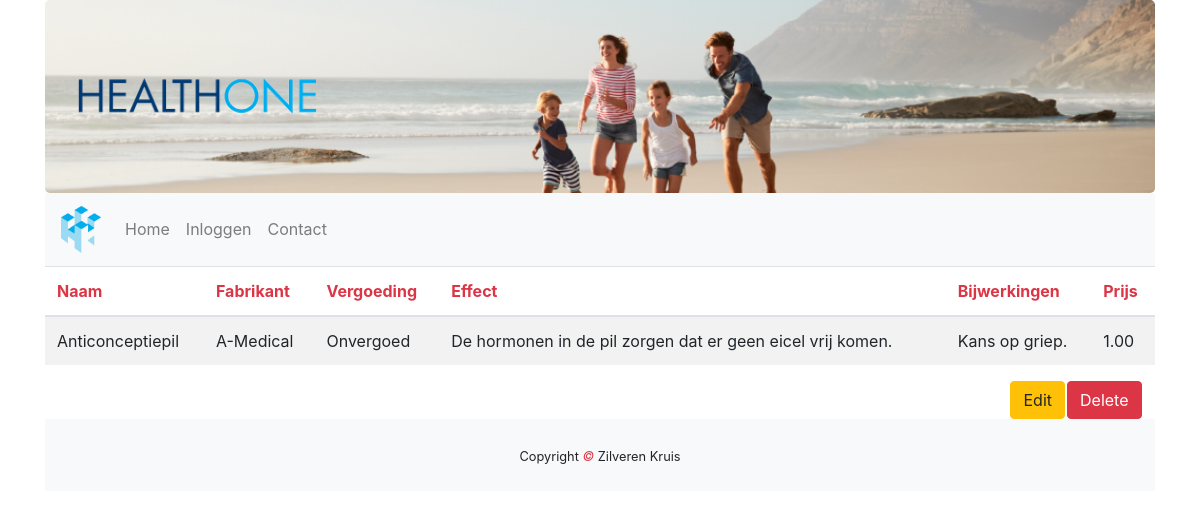
Screenshot of /zorgverzekeraar/medicijnen/overzicht/info.php?id=25 (signed in) with the database file from the repository.
### tables this page shows
CREATE TABLE `medicijn` (
  `id` int(11) NOT NULL,
  `naam` varchar(45) DEFAULT NULL,
  `fabrikant` varchar(50) DEFAULT NULL,
  `vergoeding` tinyint(1) NOT NULL DEFAULT 0,
  `bijwerkingen` varchar(255) DEFAULT NULL,
  `effect` varchar(255) DEFAULT NULL,
  `prijs` double(10,2) DEFAULT NULL
);

### zorgverzekeraar/medicijnen/overzicht/info.php (the view, shortened to what this page needs)
<!DOCTYPE html>
<html lang="en">
<head>
    <link rel="stylesheet" href="https://maxcdn.bootstrapcdn.com/bootstrap/4.3.1/css/bootstrap.min.css">
    <link rel="stylesheet" href="../../../css/index.css">
</head>
<body>
<div class="container">
    <div class="jumbotron text-center">
    <div class="row">
        <div class="col-sm-3">
            <img class="d-none d-sm-block img-fluid" src="../../../img/healthtwo_text_transparent.png" alt="Logo">
        </div>
    </div>
</div>
<nav class="navbar navbar-expand-sm bg-light navbar-light sticky-top">
    <a class="navbar-brand" href="../../../index.php">
        <img class="navbrand" src="../../../img/healthtwo_logo_transparent.png" alt="Logo">
    </a>
    <div class="collapse navbar-collapse" id="collapse_target">
        <ul class="navbar-nav">
            <li class="nav-item">
                <a class="nav-link" href="../../../index.php">Home</a>
            </li>
            <li class="nav-item">
                <a class="nav-link" href="#">Inloggen</a>
            </li>
            <li class="nav-item">
                <a class="nav-link" href="../../../contact.php">Contact</a>
            </li>
        </ul>
    </div>
</nav>
<div class="table-responsive">
    <table class="table table-striped">
        <thead>
        <tr>
            <th class="text-danger">Naam</th>
            <th class="text-danger">Fabrikant</th>
            <th class="text-danger">Vergoeding</th>
            <th class="text-danger">Effect</th>
            <th class="text-danger">Bijwerkingen</th>
            <th class="text-danger">Prijs</th>
        </tr>
        </thead>
        <tbody>
        <?php
        try {
            $id = $_GET['id'];
            $db = new PDO("mysql:host=localhost;dbname=healthone","root","");
            $query = $db->prepare('SELECT * FROM medicijn WHERE id = :id');
            $query->bindParam(':id', $id, PDO::PARAM_INT);
            $query->execute();
            $result = $query->fetchAll(PDO::FETCH_ASSOC);
            foreach ($result as &$data) {
                echo "<tr>";
                echo "<td>" . $data['naam'] . "</td>";
                echo "<td>" . $data['fabrikant'] . "</td>";
                if ($data['vergoeding'] == 1){
                    echo "<td>Vergoed</td>";
                }else{echo "<td>Onvergoed</td>";}
                echo "<td>" . $data['effect'] . "</td>";
                echo "<td>" . $data['bijwerkingen'] . "</td>";
                echo "<td>" . $data['prijs'] . "</td>";
                echo "</tr>";
            }
        }
        catch(PDOException $e){
            die("wank".$e->getMessage());
        }
        ?>
        </tbody>
    </table>
</div>
<div class="row text-center">
    <div class="col-lg-10"></div>
    <div class="col-lg-2">
        <?php
        $id = $_GET['id'];
        try {
        $db = new PDO("mysql:host=localhost;dbname=healthone","root","");
        $query = $db->prepare('SELECT * FROM medicijn WHERE id = :id');
        $query->bindParam(':id', $id, PDO::PARAM_STR);
        $query->execute();
        $result = $query->fetchAll(PDO::FETCH_ASSOC);
            foreach ($result as &$data) {
                echo "<a href='info/edit.php?id=" . $data['id'] . "'>" . "<button type=\"button\" class=\"btn btn-warning\">Edit</button></a>";
                echo "<a href='info/delete.php?id=" . $data['id'] . "'>" . "<button type=\"button\" class=\"btn btn-danger\">Delete</button></a>";
            }
        }
        catch(PDOException $e){
            die("wank".$e->getMessage());
        }
        ?>
    </div>
</div>
<footer class="py-4 bg-light text-dark-50 text-center">
    <small>Copyright <em class="text-danger"> &copy; </em>Zilveren Kruis</small>
</footer>
</body>
</html>

### css/index.css (style rules this page uses)
.jumbotron { margin-bottom: 0; background-image: url(../img/zilverenkruis_jumbotron.png); background-repeat: no-repeat; -webkit-background-size: cover; -o-background-size: cover; background-size: cover; }
.navbrand { width:40px; }
a { color: black; }
a button { margin-left: 2px; }

### rows the page displays
medicijn: naam "Anticonceptiepil", fabrikant "A-Medical", vergoeding "Onvergoed", effect "De hormonen in de pil zorgen dat er geen eicel vrij komen.", bijwerkingen "Kans op griep.", prijs "1.00"
